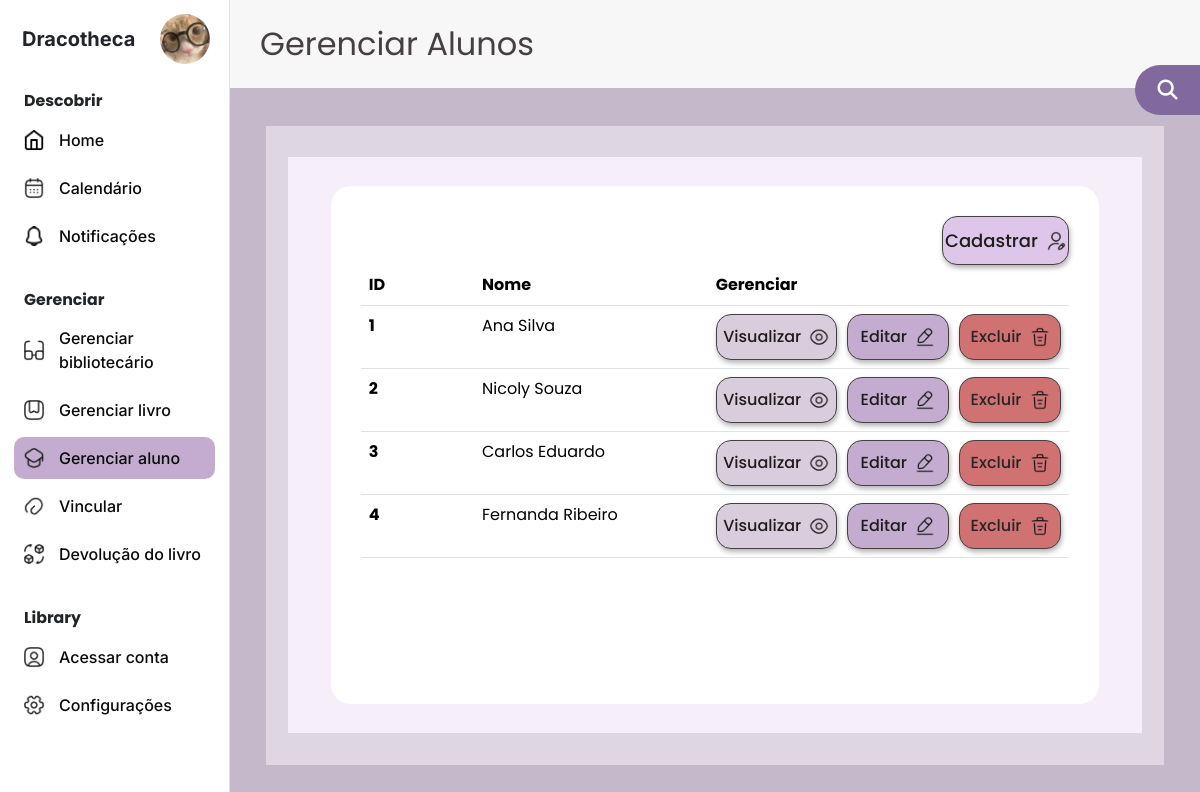
Page /Admin/alunos.php (signed in) on the committed database.
### tables this page shows
CREATE TABLE `aluno` (
  `ID_ALUNO` INT NOT NULL AUTO_INCREMENT,
  `RA_ALUNO` INT NOT NULL,
  `CURSO_ALUNO` VARCHAR(50) NOT NULL,
  `NOME_ALUNO` VARCHAR(70) NOT NULL,
  `CPF_ALUNO` VARCHAR(11) NOT NULL UNIQUE,
  `GEN_ALUNO` CHAR(20) NOT NULL,
  `DTNASC_ALUNO` DATE NOT NULL,
  `DTCADASTRO_ALUNO` DATE NOT NULL DEFAULT CURRENT_DATE,
  `EMAIL_ALUNO` VARCHAR(120) NOT NULL UNIQUE,
  `SEN_ALUNO` VARCHAR(200) NOT NULL,
  `FOTO_ALUNO` VARCHAR(100) DEFAULT NULL,
  PRIMARY KEY (`ID_ALUNO`),
  UNIQUE (`ID_ALUNO`, `RA_ALUNO`)
);

### Admin/alunos.php (the view, shortened to what this page needs)
<!DOCTYPE html>
<html lang="pt-br">
<head>
    <link rel="stylesheet" href="https://cdnjs.cloudflare.com/ajax/libs/font-awesome/6.6.0/css/all.min.css" />
    <link rel="stylesheet" href="../src/css/bootstrap.min.css">
    <link rel="stylesheet" href="../src/css/alunos.css">
    <?php
    include 'conecta_DB.php';
    $search = isset($_GET['search']) ? $_GET['search'] : '';
    if ($search) {
        $query = "SELECT ID_ALUNO, NOME_ALUNO FROM aluno WHERE ID_ALUNO LIKE ? OR NOME_ALUNO LIKE ?";
        $stmt = mysqli_prepare($conn, $query);
        $searchTerm = '%' . $search . '%';
        mysqli_stmt_bind_param($stmt, 'ss', $searchTerm, $searchTerm);
    } else {
        $query = "SELECT ID_ALUNO, NOME_ALUNO FROM aluno";
        $stmt = mysqli_prepare($conn, $query);
    }
    mysqli_stmt_execute($stmt);
    $result = mysqli_stmt_get_result($stmt);
    $alunos = mysqli_fetch_all($result, MYSQLI_ASSOC);
    ?>
</head>
<body class="fundo">
    <nav class="navbar" id="sidebar">
        <?php include "sidebar.php"; ?>
    </nav>
    <div class="container">
        <div class="titulo">
            <h1>Gerenciar Alunos</h1>
        </div>
        <div class="search">
            <button id="open_btn">
                <i id="open_btn_icon" class="fa-solid fa-magnifying-glass"></i>
            </button>
        </div>
        <div class="background1">
            <div class="background2">
                <div class="tabela">
                    <div class="cad">
                        <a href="./cadAluno.php" class="btn cadastrar">
                            Cadastrar <img src="./src/img/icons/user-edit.png" alt="Cadastrar" class="btn-icon">
                        </a>
                    </div>
                    <div class="table-responsive">
                        <table class="table">
                            <colgroup>
                                <col style="width: 20%;">
                                <col style="width: 40%;">
                                <col style="width: 40%;">
                            </colgroup>
                            <thead>
                                <tr>
                                    <th scope="col">ID</th>
                                    <th scope="col">Nome</th>
                                    <th scope="col">Gerenciar</th>
                                </tr>
                            </thead>
                            <tbody>
                                <?php foreach ($alunos as $aluno): ?>
                                    <tr>
                                        <th scope="row"><?php echo $aluno['ID_ALUNO']; ?></th>
                                        <td><?php echo $aluno['NOME_ALUNO']; ?></td>
                                        <td>
                                            <div class="btns">
                                                <a href="./gerAluno.php?id=<?php echo $aluno['ID_ALUNO']; ?>"
                                                    class="btn visualizar">
                                                    Visualizar <img src="./src/img/icons/eye.png" alt="Visualizar"
                                                        class="btn-icon">
                                                </a>
                                                <a href="./editAluno.php?id=<?php echo $aluno['ID_ALUNO']; ?>"
                                                    class="btn editar">
                                                    Editar <img src="./src/img/icons/edit-2.png" alt="Editar"
                                                        class="btn-icon">
                                                </a>
                                                <button type="button" class="btn excluir" data-bs-toggle="modal"
                                                    data-bs-target="#excluirLivro<?php echo $aluno['ID_ALUNO']; ?>"
                                                    data-id="<?php echo $aluno['ID_ALUNO']; ?>">
                                                    Excluir <img src="./src/img/icons/trash.png" alt="Excluir" class="btn-icon">
                                                </button>
                                            </div>
                                        </td>
                                    </tr>
                                <?php endforeach; ?>
                            </tbody>
                        </table>
                    </div>
                </div>
            </div>
        </div>
    </div>
</body>
</html>

### src/css/alunos.css (style rules this page uses)
* { margin: 0; padding: 0; box-sizing: border-box; font-family: 'Poppins', sans-serif; }
body { display: flex; min-height: 100vh; background-color: #C4B9CA !important; }
.search { display: flex !important; margin-top: -79vh !important; position: fixed; right: -500px; width: 565px; transition: transform 0.5s ease; z-index: 1000 !important; }
#open_btn { display: flex; align-items: center; justify-content: center; width: 65px; height: 50px; background-color: #81689D; border: none; cursor: pointer; border-top-left-radius: 30px; border-bottom-left-radius: 30px; position: relative; transition: transform 0.5s ease; }
#open_btn_icon { font-size: 20px; color: #ffffff; }
.titulo { font-family: "Kalam", cursive; font-weight: 400; color: #464040; position: fixed; top: 0; left: 230px; width: calc(100% - 230px); background-color: #F7F7F7; padding: 20px 30px; z-index: 2; border-bottom: 0px hidden; }
.titulo h1 { font-family: Poppins; margin: 0px; }
.container { display: flex; justify-content: center; align-items: center; min-height: calc(100vh - 100px); padding-top: 90px; margin-left: 230px; }
.background1 { display: flex; justify-content: center; align-items: center; width: 95%; height: 90%; background-color: #DFD6E4; }
.background2 { width: 95%; height: 90%; background-color: #F6EFF9; display: flex; justify-content: center; align-items: center; }
.tabela { width: 90%; height: 90%; background-color: #fff; border-radius: 20px; padding: 30px; }
.table-responsive { width: 100%; margin: 0 auto; border-radius: 20px; }
.btns { display: flex; gap: 10px; }
.btn { display: flex; align-items: center; }
.btn-icon { width: 20px; height: auto; margin-left: 8px; }
.excluir, .editar, .visualizar, .cancelar, .cadastrar { font-size: 16px; font-weight: 500; border-radius: 15px; padding: 10px; border: 1px solid #464040; display: flex; align-items: center; justify-content: center; box-shadow: 1px 3px 5px rgba(0, 0, 0, 0.295); }
.visualizar { color: #1f1c1c; background-color: #D7CDDC; width: 35%; }
.excluir { color: #272525; background-color: #D07272; width: 30%; }
.editar { color: #1f1c1c; background-color: #C3ACD0; width: 30%; }
.cad { display: flex; justify-content: flex-end; }
.cadastrar { color: #1f1c1c; font-size: 18px; background-color: #DDC6EA; width: 18%; }

### src/css/index.css (style rules this page uses)
* { margin: 0; padding: 0; box-sizing: border-box; font-family: 'Poppins', sans-serif; }
body { display: flex; min-height: 100vh; background-color: #ffffff; }
h1 { font-family: "Kalam", cursive; font-weight: 400; color: #464040; }
#sidebar { position: fixed; margin: 0; width: 230px; height: 100vh; display: flex; flex-direction: column; justify-content: space-between; background-color: #ffffff; border-right: 1px solid #E0E0E0; z-index: 1000; overflow-y: auto; }
.search { display: flex; margin-top: 6.5vh; position: fixed; right: -500px; width: 565px; transition: transform 0.5s ease; }
#open_btn { display: flex; align-items: center; justify-content: center; width: 65px; height: 50px; background-color: #81689D; border: none; cursor: pointer; border-top-left-radius: 30px; border-bottom-left-radius: 30px; position: relative; transition: transform 0.5s ease; }
#open_btn_icon { font-size: 20px; color: #ffffff; }

### rows in the picture
aluno: ID_ALUNO "1", NOME_ALUNO "Ana Silva"
aluno: ID_ALUNO "2", NOME_ALUNO "Nicoly Souza"
aluno: ID_ALUNO "3", NOME_ALUNO "Carlos Eduardo"
aluno: ID_ALUNO "4", NOME_ALUNO "Fernanda Ribeiro"
